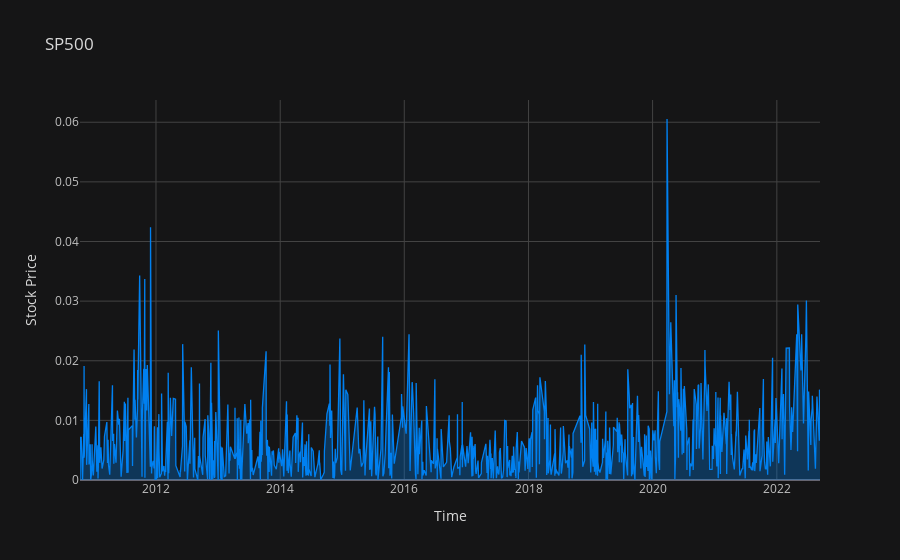

The notebook cell saved with this chart:
### Markdown cell above
# Step 2
## Check for Stationarity 
1. A Stationary in time series is one whose mean and variance does not change over time
2. perform augmentation testing Dickey-Fuller Test (ADF Test)
- Ho (Null Hypothesis): The time series data is non-stationary
- H1 (alternate Hypothesis): The time series data is stationary
- p-value > 0.05: Fail to reject the null hypothesis (H0), the data has a unit root and is non-stationary.
- p-value <= 0.05: Reject the null hypothesis (H0), the data does not have a unit root and is stationary.

### Code cell
# Check stationarity
# fix stationarity by apply log and diff
df_transformed = pd.DataFrame({'Open': np.log(df_SP.Open).diff(),
                              'High': np.log(df_SP.High).diff(),
                               'Low': np.log(df_SP.Low).diff(),
                               'Close': np.log(df_SP.Close).diff(),
                               'Volume':np.log(df_SP.Volume).diff(),
                               'Return':np.log(df_SP.Return).diff()
                               
                              }).rename(columns={
                                'Open':"log_Open",
                                'High': 'log_High',
                                'Low': "log_Low",
                                'Close':'log_Close',
                                'Volume': 'log_volume',
                                'Return': 'log_Return'}).dropna()                                                                                       
                                 
display(df_transformed.head())
df_transformed.log_Close.iplot(fill = True, colorscale="polar", theme="solar",
              title="SP500", xTitle= "Time", yTitle= "Stock Price");

### Figure 1 — Plotly figure (JSON) as saved in the notebook; plotly's stock layout.template omitted (floating-point values rounded to 4 significant figures; data arrays with more than 128 entries replaced by an {"elided": "..."} marker saying what was removed)
{"data": [{"fill": "tozeroy", "fillcolor": "rgba(0, 128, 240, 0.3)", "line": {"color": "rgba(0, 128, 240, 1.0)", "dash": "solid", "shape": "linear", "width": 1.3}, "mode": "lines", "name": "log_Close", "text": "", "type": "scatter", "x": {"elided": "873 str values"}, "y": {"elided": "873 float values"}}], "layout": {"legend": {"bgcolor": "#151516", "font": {"color": "#D9D9D9"}}, "paper_bgcolor": "#151516", "plot_bgcolor": "#151516", "title": {"font": {"color": "#D9D9D9"}, "text": "SP500"}, "xaxis": {"gridcolor": "#434343", "showgrid": true, "tickfont": {"color": "#C2C2C2"}, "title": {"font": {"color": "#D9D9D9"}, "text": "Time"}, "zerolinecolor": "#666570"}, "yaxis": {"gridcolor": "#434343", "showgrid": true, "tickfont": {"color": "#C2C2C2"}, "title": {"font": {"color": "#D9D9D9"}, "text": "Stock Price"}, "zerolinecolor": "#666570"}}}
